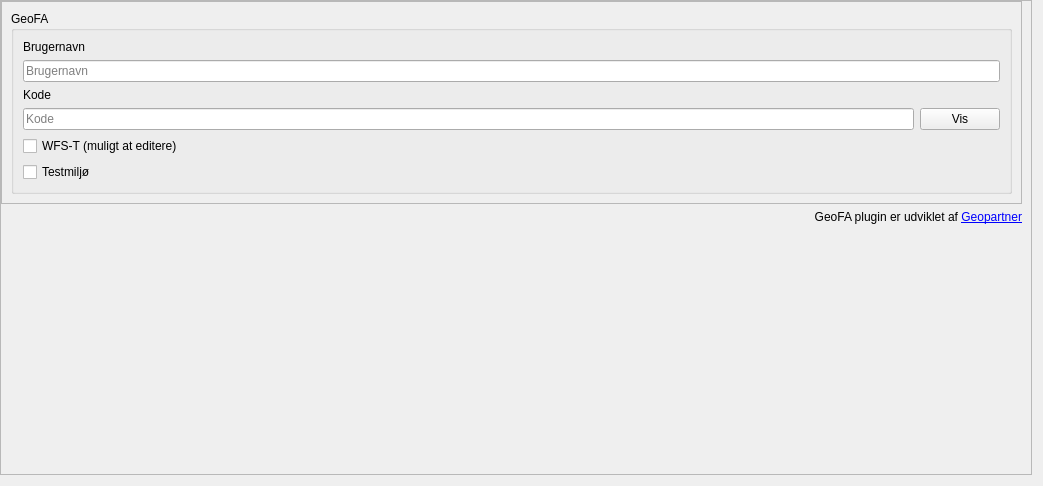
<?xml version="1.0" encoding="UTF-8"?>
<ui version="4.0">
 <class>mapregConfigWidget</class>
 <widget class="QWidget" name="mapregConfigWidget">
  <property name="geometry">
   <rect>
    <x>0</x>
    <y>0</y>
    <width>1043</width>
    <height>486</height>
   </rect>
  </property>
  <property name="windowTitle">
   <string>Geosearch DK - Settings</string>
  </property>
  <layout class="QGridLayout" name="gridLayout">
   <property name="leftMargin">
    <number>0</number>
   </property>
   <property name="topMargin">
    <number>0</number>
   </property>
   <item row="0" column="0">
    <widget class="QScrollArea" name="scrollArea">
     <property name="sizePolicy">
      <sizepolicy hsizetype="Expanding" vsizetype="Expanding">
       <horstretch>0</horstretch>
       <verstretch>0</verstretch>
      </sizepolicy>
     </property>
     <property name="toolTip">
      <string/>
     </property>
     <property name="frameShadow">
      <enum>QFrame::Raised</enum>
     </property>
     <property name="lineWidth">
      <number>0</number>
     </property>
     <property name="widgetResizable">
      <bool>true</bool>
     </property>
     <property name="alignment">
      <set>Qt::AlignLeading|Qt::AlignLeft|Qt::AlignTop</set>
     </property>
     <widget class="QWidget" name="scrollAreaWidgetContents_7">
      <property name="geometry">
       <rect>
        <x>0</x>
        <y>0</y>
        <width>1032</width>
        <height>233</height>
       </rect>
      </property>
      <property name="sizePolicy">
       <sizepolicy hsizetype="Preferred" vsizetype="Fixed">
        <horstretch>0</horstretch>
        <verstretch>0</verstretch>
       </sizepolicy>
      </property>
      <layout class="QGridLayout" name="gridLayout_2">
       <property name="leftMargin">
        <number>0</number>
       </property>
       <property name="topMargin">
        <number>0</number>
       </property>
       <item row="1" column="0">
        <widget class="QLabel" name="copyrightLabel">
         <property name="text">
          <string>&lt;html&gt;&lt;head/&gt;&lt;body&gt;&lt;p&gt;GeoFA plugin er udviklet af &lt;a href=&quot;https://geopartner.dk&quot;&gt;&lt;span style=&quot; text-decoration: underline; color:#0000ff;&quot;&gt;Geopartner&lt;/span&gt;&lt;/a&gt;&lt;/p&gt;&lt;/body&gt;&lt;/html&gt;</string>
         </property>
         <property name="alignment">
          <set>Qt::AlignRight|Qt::AlignTrailing|Qt::AlignVCenter</set>
         </property>
         <property name="openExternalLinks">
          <bool>true</bool>
         </property>
        </widget>
       </item>
       <item row="0" column="0">
        <widget class="QFrame" name="frame">
         <property name="sizePolicy">
          <sizepolicy hsizetype="Preferred" vsizetype="Fixed">
           <horstretch>0</horstretch>
           <verstretch>0</verstretch>
          </sizepolicy>
         </property>
         <property name="frameShape">
          <enum>QFrame::StyledPanel</enum>
         </property>
         <property name="frameShadow">
          <enum>QFrame::Raised</enum>
         </property>
         <layout class="QVBoxLayout" name="verticalLayout_2">
          <item>
           <widget class="QGroupBox" name="groupBox">
            <property name="title">
             <string>GeoFA</string>
            </property>
            <layout class="QVBoxLayout" name="verticalLayout">
             <item>
              <widget class="QLabel" name="label_2">
               <property name="text">
                <string>Brugernavn</string>
               </property>
              </widget>
             </item>
             <item>
              <widget class="QLineEdit" name="username">
               <property name="placeholderText">
                <string>Brugernavn</string>
               </property>
              </widget>
             </item>
             <item>
              <widget class="QLabel" name="label_3">
               <property name="text">
                <string>Kode</string>
               </property>
              </widget>
             </item>
             <item>
              <layout class="QHBoxLayout" name="horizontalLayout">
               <property name="topMargin">
                <number>0</number>
               </property>
               <item>
                <widget class="QLineEdit" name="password">
                 <property name="mouseTracking">
                  <bool>true</bool>
                 </property>
                 <property name="inputMask">
                  <string/>
                 </property>
                 <property name="echoMode">
                  <enum>QLineEdit::Password</enum>
                 </property>
                 <property name="placeholderText">
                  <string>Kode</string>
                 </property>
                </widget>
               </item>
               <item>
                <widget class="QPushButton" name="vispw">
                 <property name="sizePolicy">
                  <sizepolicy hsizetype="Minimum" vsizetype="Preferred">
                   <horstretch>0</horstretch>
                   <verstretch>0</verstretch>
                  </sizepolicy>
                 </property>
                 <property name="text">
                  <string>Vis</string>
                 </property>
                </widget>
               </item>
              </layout>
             </item>
             <item>
              <widget class="QCheckBox" name="wfst">
               <property name="enabled">
                <bool>true</bool>
               </property>
               <property name="text">
                <string>WFS-T (muligt at editere)</string>
               </property>
               <property name="checkable">
                <bool>true</bool>
               </property>
               <property name="checked">
                <bool>false</bool>
               </property>
              </widget>
             </item>
             <item>
              <widget class="QCheckBox" name="testmiljo">
               <property name="text">
                <string>Testmiljø</string>
               </property>
              </widget>
             </item>
            </layout>
           </widget>
          </item>
         </layout>
        </widget>
       </item>
      </layout>
     </widget>
    </widget>
   </item>
  </layout>
 </widget>
 <resources/>
 <connections/>
</ui>
